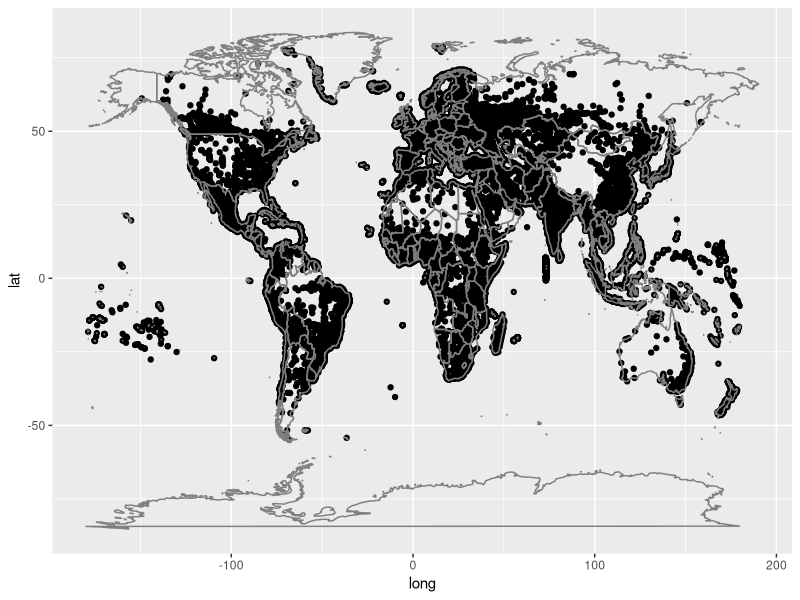
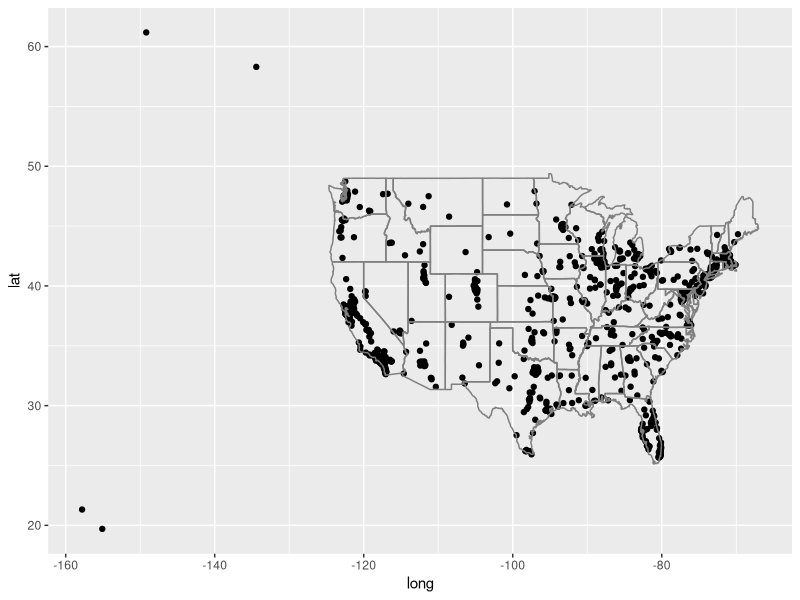
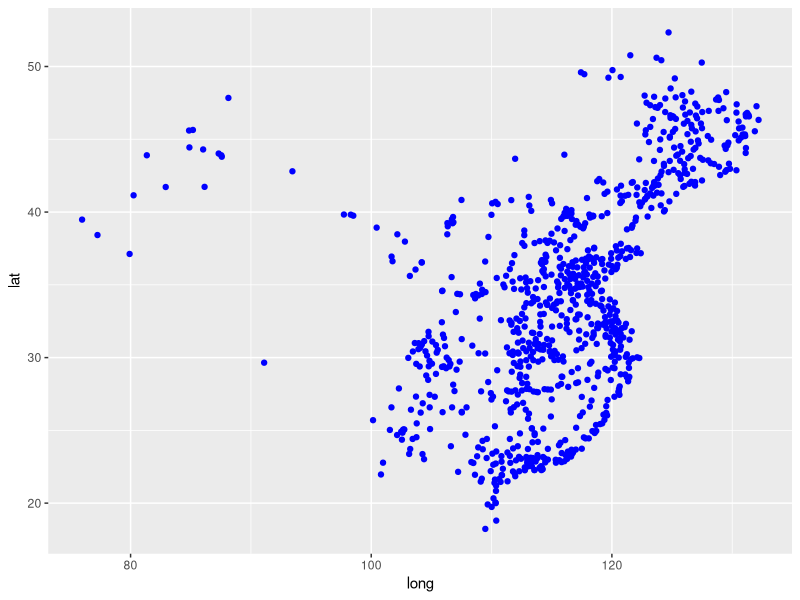
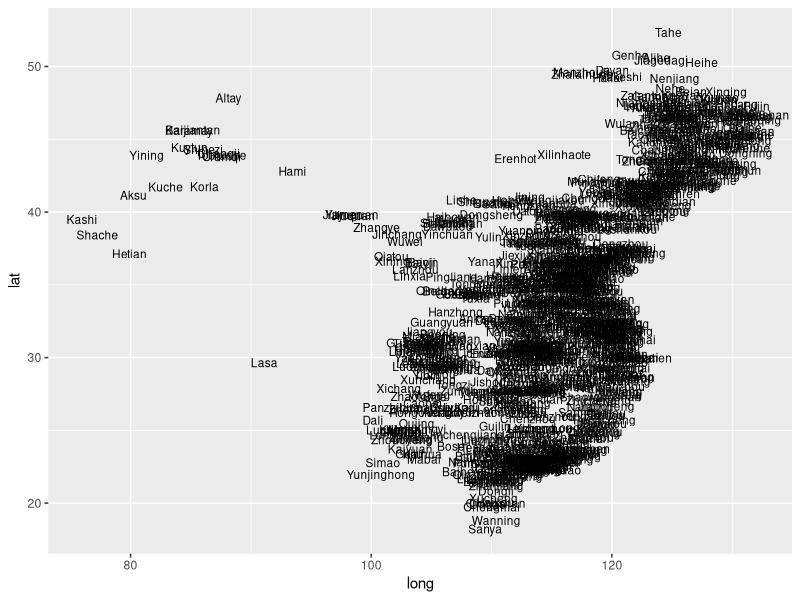
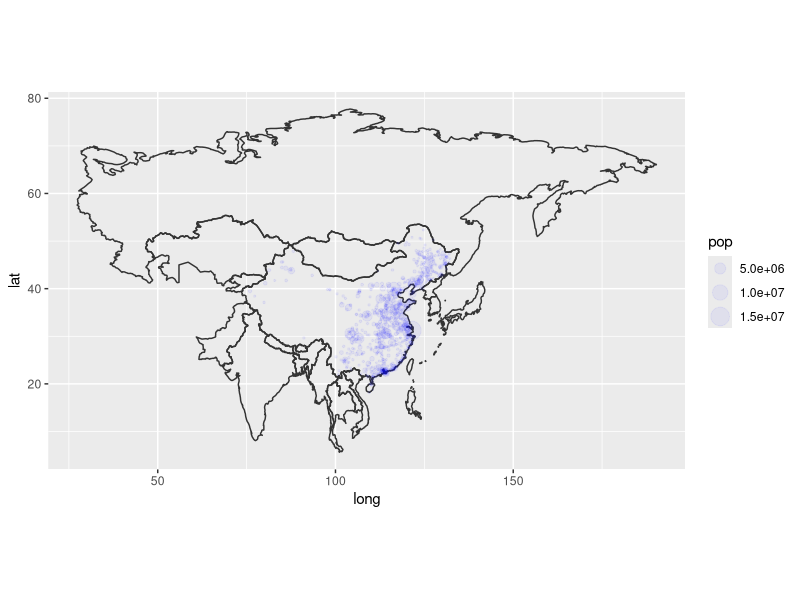

Generate these figures, in order, with R:
## ---- chunk 1
library(maps)
library(ggplot2)
data(world.cities);
head(world.cities)
qplot(long, lat, data = world.cities ) + borders("world", size = 0.5)
## ---- chunk 2
data(us.cities);head(us.cities)
qplot(long, lat, data = us.cities) + borders("state", size = 0.5)
## ---- chunk 3
China<- subset(world.cities, country.etc == "China")
ggplot(China, aes(long, lat)) +
geom_point(colour = alpha("blue", 1))
## ---- chunk 4
ggplot(China, aes(long, lat)) +
geom_text(aes(label = name), data =China,size =3, angle = 0)
## ---- chunk 5
summary(China)
ggplot(China, aes(long, lat)) +
borders("world",xlim = c(75.97,132.19), 
ylim = c(18.23,52.34),size=0.5, colour = "grey20")+
  geom_point(aes(size = pop),colour = "blue",alpha=0.05)+
  scale_size_area() +
  coord_quickmap()
